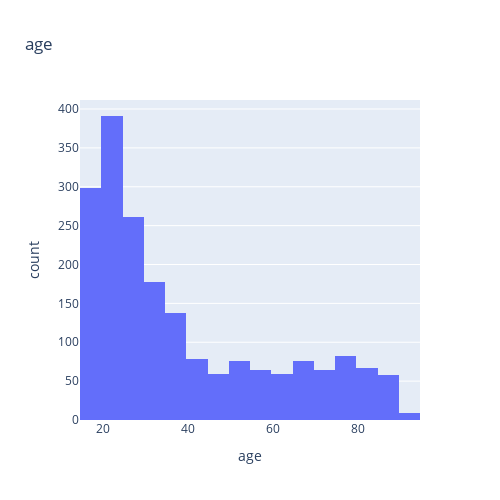
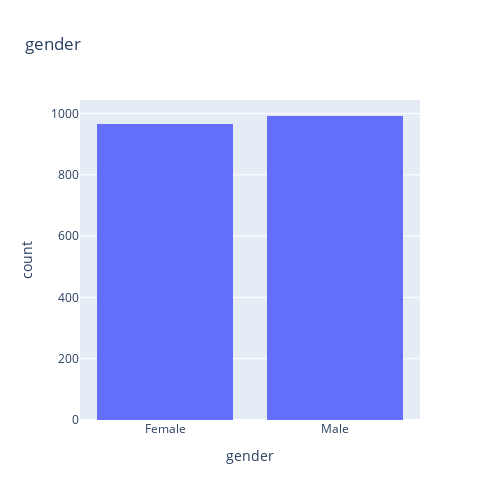
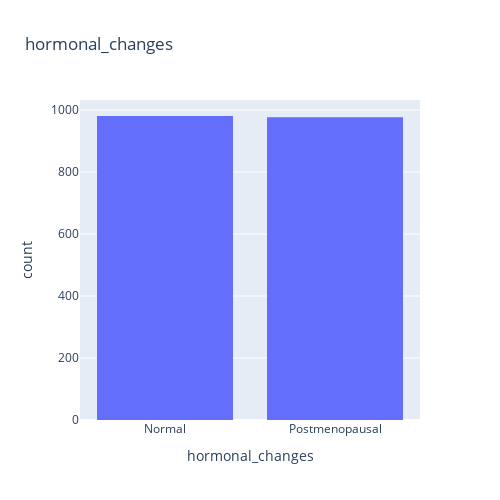
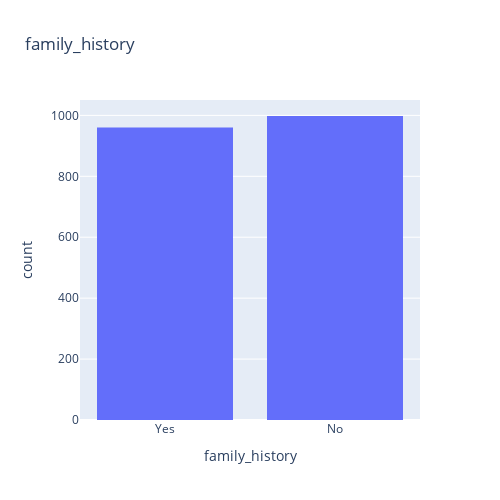

The notebook cell these images were saved under, in order:
### Code cell
for column in df.columns:
    if column != 'id':  # Exclude the 'id' column
        print(f'Column: {column}')
        print(f'{round(df[column].value_counts(normalize=True)*100, 2)}')
        fig = px.histogram(df, x=column, title=column, width=500, height=500)
        fig.show()

### Figure 1 — Plotly figure (JSON) as saved in the notebook; plotly's stock layout.template omitted (floating-point values rounded to 4 significant figures; data arrays with more than 128 entries replaced by an {"elided": "..."} marker saying what was removed)
{"data": [{"alignmentgroup": "True", "bingroup": "x", "hovertemplate": "age=%{x}<br>count=%{y}<extra></extra>", "legendgroup": "", "marker": {"color": "#636efa", "pattern": {"shape": ""}}, "name": "", "offsetgroup": "", "orientation": "v", "showlegend": false, "type": "histogram", "x": {"elided": "1958 int values"}, "xaxis": "x", "yaxis": "y"}], "layout": {"barmode": "relative", "height": 500, "legend": {"tracegroupgap": 0}, "title": {"text": "age"}, "width": 500, "xaxis": {"anchor": "y", "domain": [0, 1], "title": {"text": "age"}}, "yaxis": {"anchor": "x", "domain": [0, 1], "title": {"text": "count"}}}}

### Figure 2 — Plotly figure (JSON) as saved in the notebook; plotly's stock layout.template omitted (floating-point values rounded to 4 significant figures; data arrays with more than 128 entries replaced by an {"elided": "..."} marker saying what was removed)
{"data": [{"alignmentgroup": "True", "bingroup": "x", "hovertemplate": "gender=%{x}<br>count=%{y}<extra></extra>", "legendgroup": "", "marker": {"color": "#636efa", "pattern": {"shape": ""}}, "name": "", "offsetgroup": "", "orientation": "v", "showlegend": false, "type": "histogram", "x": {"elided": "1958 str values"}, "xaxis": "x", "yaxis": "y"}], "layout": {"barmode": "relative", "height": 500, "legend": {"tracegroupgap": 0}, "title": {"text": "gender"}, "width": 500, "xaxis": {"anchor": "y", "domain": [0, 1], "title": {"text": "gender"}}, "yaxis": {"anchor": "x", "domain": [0, 1], "title": {"text": "count"}}}}

### Figure 3 — Plotly figure (JSON) as saved in the notebook; plotly's stock layout.template omitted (floating-point values rounded to 4 significant figures; data arrays with more than 128 entries replaced by an {"elided": "..."} marker saying what was removed)
{"data": [{"alignmentgroup": "True", "bingroup": "x", "hovertemplate": "hormonal_changes=%{x}<br>count=%{y}<extra></extra>", "legendgroup": "", "marker": {"color": "#636efa", "pattern": {"shape": ""}}, "name": "", "offsetgroup": "", "orientation": "v", "showlegend": false, "type": "histogram", "x": {"elided": "1958 str values"}, "xaxis": "x", "yaxis": "y"}], "layout": {"barmode": "relative", "height": 500, "legend": {"tracegroupgap": 0}, "title": {"text": "hormonal_changes"}, "width": 500, "xaxis": {"anchor": "y", "domain": [0, 1], "title": {"text": "hormonal_changes"}}, "yaxis": {"anchor": "x", "domain": [0, 1], "title": {"text": "count"}}}}

### Figure 4 — Plotly figure (JSON) as saved in the notebook; plotly's stock layout.template omitted (floating-point values rounded to 4 significant figures; data arrays with more than 128 entries replaced by an {"elided": "..."} marker saying what was removed)
{"data": [{"alignmentgroup": "True", "bingroup": "x", "hovertemplate": "family_history=%{x}<br>count=%{y}<extra></extra>", "legendgroup": "", "marker": {"color": "#636efa", "pattern": {"shape": ""}}, "name": "", "offsetgroup": "", "orientation": "v", "showlegend": false, "type": "histogram", "x": {"elided": "1958 str values"}, "xaxis": "x", "yaxis": "y"}], "layout": {"barmode": "relative", "height": 500, "legend": {"tracegroupgap": 0}, "title": {"text": "family_history"}, "width": 500, "xaxis": {"anchor": "y", "domain": [0, 1], "title": {"text": "family_history"}}, "yaxis": {"anchor": "x", "domain": [0, 1], "title": {"text": "count"}}}}
